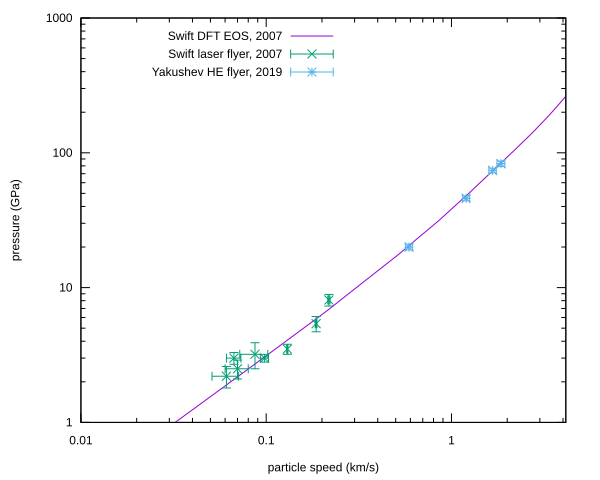

This chart was generated by the following gnuplot code:
#!/usr/local/Cellar/gnuplot/5.4.1_2/bin/gnuplot
#
#    
#    	G N U P L O T
#    	Version 5.4 patchlevel 1    last modified 2020-12-01 
#    
#    	Copyright (C) 1986-1993, 1998, 2004, 2007-2020
#    	Thomas Williams, Colin Kelley and many others
#    
#    	gnuplot home:     http://www.gnuplot.info
#    	faq, bugs, etc:   type "help FAQ"
#    	immediate help:   type "help"  (plot window: hit 'h')
# set terminal qt 0 font "Sans,9"
# set output
unset clip points
set clip one
unset clip two
unset clip radial
set errorbars front 1.000000 
set border 31 front lt black linewidth 1.000 dashtype solid
set zdata 
set ydata 
set xdata 
set y2data 
set x2data 
set boxwidth
set boxdepth 0
set style fill  empty border
set style rectangle back fc  bgnd fillstyle   solid 1.00 border lt -1
set style circle radius graph 0.02 
set style ellipse size graph 0.05, 0.03 angle 0 units xy
set dummy x, y
set format x "% h" 
set format y "% h" 
set format x2 "% h" 
set format y2 "% h" 
set format z "% h" 
set format cb "% h" 
set format r "% h" 
set ttics format "% h"
set timefmt "%d/%m/%y,%H:%M"
set angles radians
set tics back
unset grid
unset raxis
set theta counterclockwise right
set style parallel front  lt black linewidth 2.000 dashtype solid
set key notitle
set key fixed left top vertical Right noreverse enhanced autotitle nobox
set key noinvert samplen 4 spacing 1 width 0 height 0 
set key maxcolumns 0 maxrows 0
set key noopaque
unset label
unset arrow
unset style line
unset style arrow
set style histogram clustered gap 2 title textcolor lt -1
unset object
unset walls
set style textbox  transparent margins  1.0,  1.0 border  lt -1 linewidth  1.0
set offsets 0, 0, 0, 0
set pointsize 1
set pointintervalbox 1
set encoding default
unset polar
unset parametric
unset spiderplot
unset decimalsign
unset micro
unset minussign
set view 60, 30, 1, 1
set view azimuth 0
set rgbmax 255
set samples 100, 100
set isosamples 10, 10
set surface 
unset contour
set cntrlabel  format '%8.3g' font '' start 5 interval 20
set mapping cartesian
set datafile separator whitespace
set datafile nocolumnheaders
unset hidden3d
set cntrparam order 4
set cntrparam linear
set cntrparam levels 5
set cntrparam levels auto
set cntrparam firstlinetype 0 unsorted
set cntrparam points 5
set size ratio 0 1,1
set origin 0,0
set style data points
set style function lines
unset xzeroaxis
unset yzeroaxis
unset zzeroaxis
unset x2zeroaxis
unset y2zeroaxis
set xyplane relative 0.5
set tics scale  1, 0.5, 1, 1, 1
set mxtics default
set mytics default
set mztics default
set mx2tics default
set my2tics default
set mcbtics default
set mrtics default
set nomttics
set xtics border in scale 1,0.5 mirror norotate  autojustify
set xtics  norangelimit logscale autofreq 
set ytics border in scale 1,0.5 mirror norotate  autojustify
set ytics  norangelimit logscale autofreq 
set ztics border in scale 1,0.5 nomirror norotate  autojustify
set ztics  norangelimit autofreq 
unset x2tics
unset y2tics
set cbtics border in scale 1,0.5 mirror norotate  autojustify
set cbtics  norangelimit autofreq 
set rtics axis in scale 1,0.5 nomirror norotate  autojustify
set rtics  norangelimit autofreq 
unset ttics
set title "" 
set title  font "" textcolor lt -1 norotate
set timestamp bottom 
set timestamp "" 
set timestamp  font "" textcolor lt -1 norotate
set trange [ * : * ] noreverse nowriteback
set urange [ * : * ] noreverse nowriteback
set vrange [ * : * ] noreverse nowriteback
set xlabel "particle speed (km/s)" 
set xlabel  font "" textcolor lt -1 norotate
set x2label "" 
set x2label  font "" textcolor lt -1 norotate
set xrange [ 0.0100000 : * ] noreverse writeback
set x2range [ * : * ] noreverse writeback
set ylabel "pressure (GPa)" 
set ylabel  font "" textcolor lt -1 rotate
set y2label "" 
set y2label  font "" textcolor lt -1 rotate
set yrange [ 1.00000 : * ] noreverse writeback
set y2range [ * : * ] noreverse writeback
set zlabel "" 
set zlabel  font "" textcolor lt -1 norotate
set zrange [ * : * ] noreverse writeback
set cblabel "" 
set cblabel  font "" textcolor lt -1 rotate
set cbrange [ * : * ] noreverse writeback
set rlabel "" 
set rlabel  font "" textcolor lt -1 norotate
set rrange [ * : * ] noreverse writeback
unset logscale
set logscale y 10
set logscale x 10
unset jitter
set zero 1e-08
set lmargin  -1
set bmargin  -1
set rmargin  -1
set tmargin  -1
set locale "en_US.UTF-8"
set pm3d explicit at s
set pm3d scansautomatic
set pm3d interpolate 1,1 flush begin noftriangles noborder corners2color mean
set pm3d clip z 
set pm3d nolighting
set palette positive nops_allcF maxcolors 0 gamma 1.5 color model RGB 
set palette rgbformulae 7, 5, 15
set colorbox default
set colorbox vertical origin screen 0.9, 0.2 size screen 0.05, 0.6 front  noinvert bdefault
set style boxplot candles range  1.50 outliers pt 7 separation 1 labels auto unsorted
set loadpath 
set fontpath
set psdir
set fit brief errorvariables nocovariancevariables errorscaling prescale nowrap v5
GNUTERM = "qt"
VoxelDistance = {9.00500479207635e-308, 7.21488930808882e-313}
## Last datafile plotted: "hugoniot/yakushev2019.dat"
pl 'models/Swift2007/hugoniot.dat' u 3:5 title 'Swift DFT EOS, 2007' w l, 'hugoniot/swift2007.dat' u 2:4:3:5 title 'Swift laser flyer, 2007' w xyerrorbars, 'hugoniot/yakushev2019.dat' u 4:6:5:7 title 'Yakushev HE flyer, 2019' w xyerrorbars
#    EOF
